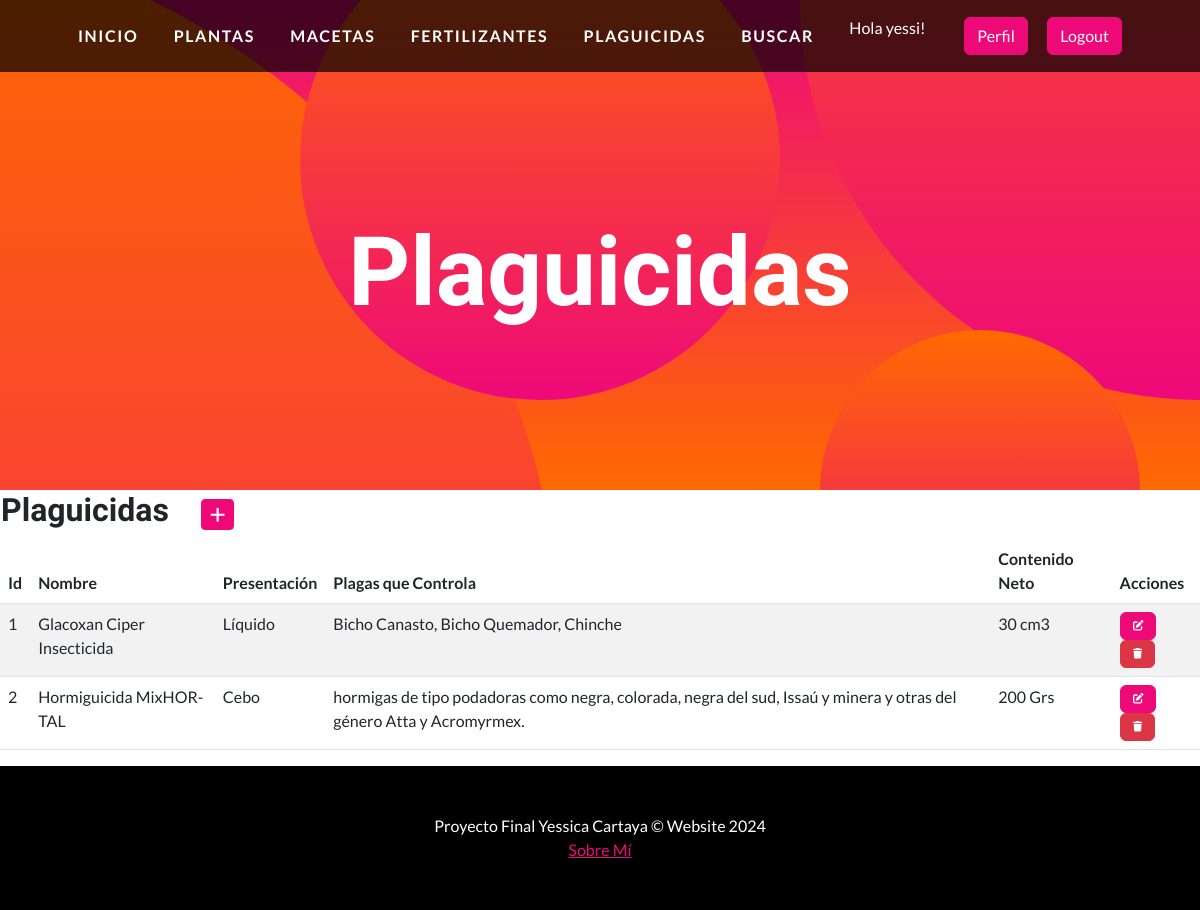
Page /aplicacion/plaguicidas/ (signed in) on the committed database.
### aplicacion/models.py (models this page shows, shortened)
class Plaguicida(models.Model):
    nombre = models.CharField(max_length=50)
    presentacion = models.CharField(max_length=50)
    plaga = models.CharField(max_length=300)
    contenidoNeto = models.CharField(max_length=50)

### aplicacion/views.py (the view)
# urls.py: path('plaguicidas/', plaguicidas, name = "plaguicidas"),
@login_required
def plaguicidas(request):
    contexto = {'plaguicidas': Plaguicida.objects.all()}
    return render(request, "aplicacion/plaguicidas.html",contexto)

### aplicacion/templates/aplicacion/plaguicidas.html
{% extends 'aplicacion/home.html' %}
{% block titulo %}
    <h1 class="masthead-heading mb-0">Plaguicidas</h1>
{% endblock titulo %}
{% block contenido %}
<table>
    <tr>
        <td width="200"> <h2>Plaguicidas</h2></td>
        <td>
            <a
            href="{% url 'plaguicidasCrear' %}"
            class="btn btn-primary btn-sm"
            ><i class="fa fa-plus fa-lg" title="Crear" ></i>
            </a>
        </td>
    </tr>
</table>
    <table class="table table-striped">
        <thead>
            <tr>
                <th>Id</th>
                <th>Nombre</th>
                <th>Presentación</th>
                <th>Plagas que Controla</th>
                <th>Contenido Neto</th>
                <th>Acciones</th>
            </tr>
        </thead>
        <tbody>
    {% for pl in plaguicidas %}
            <tr>
                <td>{{pl.id}}</td>
                <td>{{pl.nombre}}</td>
                <td>{{pl.presentacion}}</td>
                <td>{{pl.plaga}}</td>
                <td>{{pl.contenidoNeto}}</td>
                <td>
                    <a
                      href="{% url 'plaguicidasActualizar' pl.id %}"
                      class="btn btn-primary"
                      style="--bs-btn-padding-y: .25rem; --bs-btn-paddin-x: .5rem; --bs-btn-font-size: .75rem;"
                      ><i class="fa fa-edit fa-sm" title="Actualizar"></i>
                    </a>
                    <a
                      href="{% url 'plaguicidasBorrar' pl.id %}"
                      class="btn btn-danger"
                      style="--bs-btn-padding-y: .25rem; --bs-btn-paddin-x: .5rem; --bs-btn-font-size: .75rem;"
                      ><i class="fa fa-trash fa-sm" title="Borrar"></i>
                    </a>
                </td>
            </tr>
    {% endfor %}
        </tbody>
    </table>
{% endblock contenido %}

### aplicacion/templates/aplicacion/home.html (shortened to what this page needs)
<!DOCTYPE html>
<html lang="en">
    <head>
        {% load static %}
        <link href="{% static 'css/styles.css' %}" rel="stylesheet" />
    </head>
    <body id="page-top">
        <nav class="navbar navbar-expand-lg navbar-dark navbar-custom fixed-top">
            <div class="container px-5">
                <a class="navbar-brand" href="{% url 'home' %}">Inicio</a>
                {% if user.is_authenticated %}
                    <a class="navbar-brand" href="{% url 'plantas' %}">Plantas</a>
                    <a class="navbar-brand" href="{% url 'macetas' %}">Macetas</a>
                    <a class="navbar-brand" href="{% url 'fertilizantes' %}">Fertilizantes</a>
                    <a class="navbar-brand" href="{% url 'plaguicidas' %}">Plaguicidas</a>
                    <a class="navbar-brand" href="{% url 'buscar' %}">Buscar</a>
                    <p style="color:white">Hola {{user.username}}!</p>
                    <a class="btn btn-primary" href="{% url 'editar_perfil' %}">Perfil</a>
                    <a class="btn btn-primary" href="{% url 'logout' %}">Logout</a>
                {% else %}
                    <a class="btn btn-primary" href="{% url 'login' %}">Login</a>
                    <a class="btn btn-success" href="{% url 'registro' %}">Registro</a>
                {% endif %}
            </div>
        </nav>
        <header class="masthead text-center text-white">
            <div class="masthead-content">
                <div class="container px-5">
                    {% block titulo %}{% endblock titulo %}
                </div>
            </div>
            <div class="bg-circle-1 bg-circle"></div>
            <div class="bg-circle-2 bg-circle"></div>
            <div class="bg-circle-3 bg-circle"></div>
            <div class="bg-circle-4 bg-circle"></div>
        </header>
        {% block contenido %}
        {% endblock contenido %}
        <footer class="py-5 bg-black">
            <div class="container px-5"><p class="m-0 text-center text-white big">Proyecto Final Yessica Cartaya &copy; Website 2024</p></div>
            <div class="container px-5"><p class="m-0 text-center text-white big"><a  style= text-align:center href ="{% url 'sobreMi' %}" >Sobre Mí</a></div>
        </footer>
    </body>
</html>

### rows in the picture
Plaguicida: id "1", nombre "Glacoxan Ciper Insecticida", presentacion "Líquido", plaga "Bicho Canasto, Bicho Quemador, Chinche", contenidoNeto "30 cm3"
Plaguicida: id "2", nombre "Hormiguicida MixHOR-TAL", presentacion "Cebo", plaga "hormigas de tipo podadoras como negra, colorada, negra del sud, Issaú y minera y otras del género Atta y Acromyrmex.", contenidoNeto "200 Grs"

### other values in the picture
{{ user.username }} "yessi"
